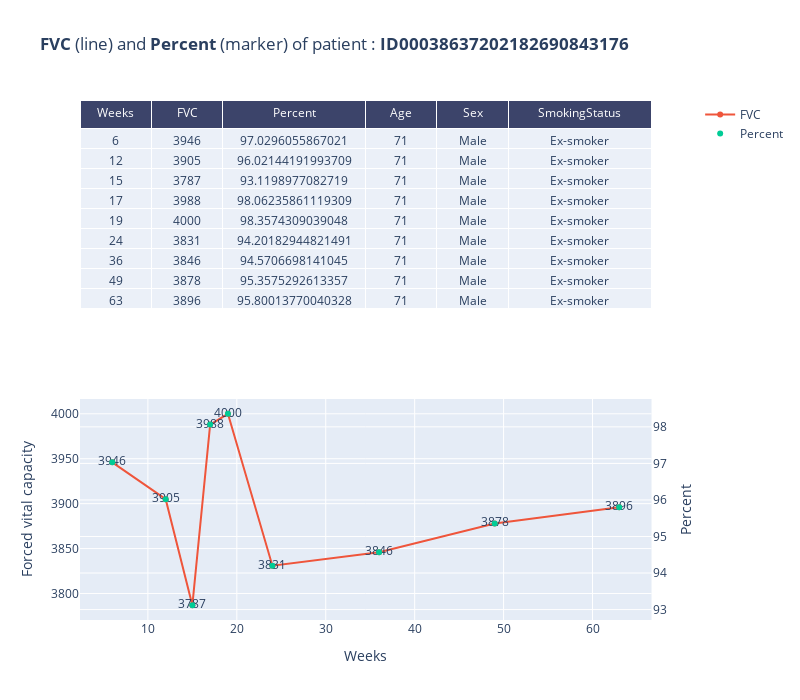
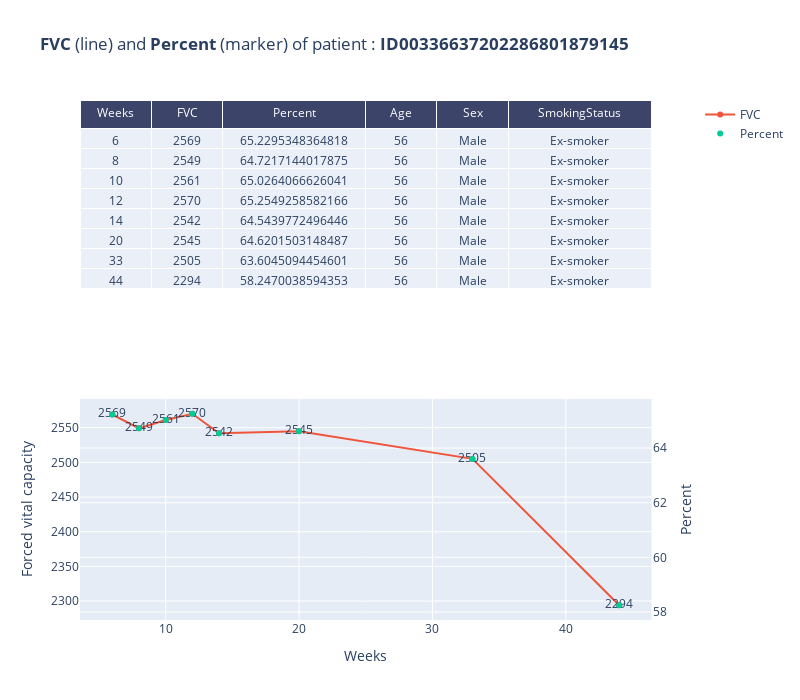
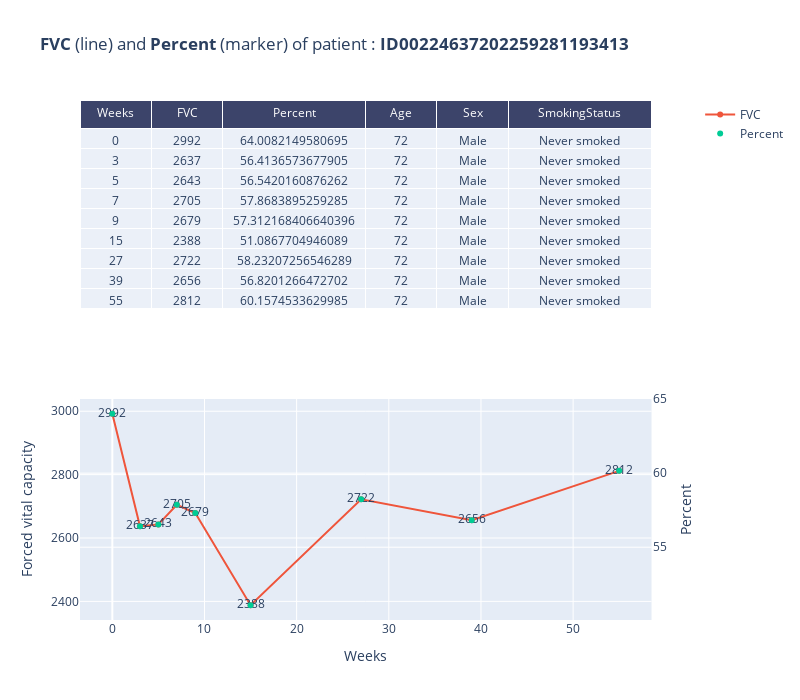
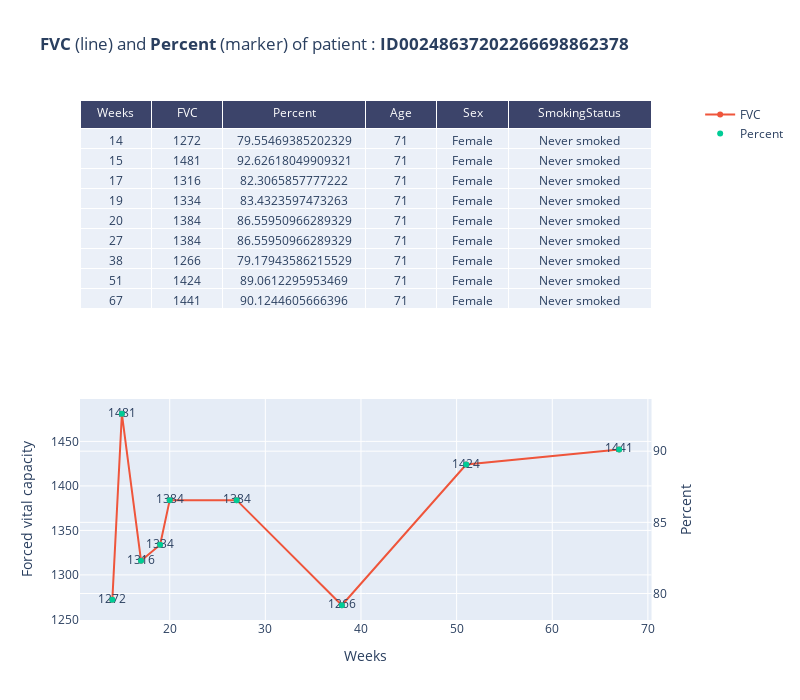

The notebook cell these images were saved under, in order:
### Code cell
for ss in trainset['SmokingStatus'].unique():
    for sample in random.sample(trainset[trainset['SmokingStatus'] == ss]['Patient'].tolist(), 2):
        individual_patient(sample)

### Figure 1 — Plotly figure (JSON) as saved in the notebook; plotly's stock layout.template omitted (floating-point values rounded to 4 significant figures)
{"data": [{"cells": {"align": "center", "values": [[6, 12, 15, 17, 19, 24, 36, 49, 63], [3946, 3905, 3787, 3988, 4000, 3831, 3846, 3878, 3896], [97.03, 96.02, 93.12, 98.06, 98.36, 94.2, 94.57, 95.36, 95.8], [71, 71, 71, 71, 71, 71, 71, 71, 71], ["Male", "Male", "Male", "Male", "Male", "Male", "Male", "Male", "Male"], ["Ex-smoker", "Ex-smoker", "Ex-smoker", "Ex-smoker", "Ex-smoker", "Ex-smoker", "Ex-smoker", "Ex-smoker", "Ex-smoker"]]}, "columnwidth": [50, 50, 100, 50, 50, 100], "domain": {"x": [0, 0.94], "y": [0.575, 1]}, "header": {"align": "center", "fill": {"color": "#3c446a"}, "font": {"color": "white"}, "values": ["Weeks", "FVC", "Percent", "Age", "Sex", "SmokingStatus"]}, "type": "table"}, {"mode": "lines+markers+text", "name": "FVC", "text": [3946, 3905, 3787, 3988, 4000, 3831, 3846, 3878, 3896], "type": "scatter", "x": [6, 12, 15, 17, 19, 24, 36, 49, 63], "xaxis": "x", "y": [3946, 3905, 3787, 3988, 4000, 3831, 3846, 3878, 3896], "yaxis": "y"}, {"mode": "markers", "name": "Percent", "text": [97.03, 96.02, 93.12, 98.06, 98.36, 94.2, 94.57, 95.36, 95.8], "type": "scatter", "x": [6, 12, 15, 17, 19, 24, 36, 49, 63], "xaxis": "x", "y": [97.03, 96.02, 93.12, 98.06, 98.36, 94.2, 94.57, 95.36, 95.8], "yaxis": "y2"}], "layout": {"height": 700, "title": {"text": "<b>FVC</b> (line) and <b>Percent</b> (marker) of patient : <b>ID00038637202182690843176</b>"}, "width": 800, "xaxis": {"anchor": "y", "domain": [0, 0.94], "title": {"text": "Weeks"}}, "yaxis": {"anchor": "x", "domain": [0, 0.425], "title": {"text": "Forced vital capacity"}}, "yaxis2": {"anchor": "x", "overlaying": "y", "side": "right", "title": {"text": "Percent"}}}}

### Figure 2 — Plotly figure (JSON) as saved in the notebook; plotly's stock layout.template omitted (floating-point values rounded to 4 significant figures)
{"data": [{"cells": {"align": "center", "values": [[6, 8, 10, 12, 14, 20, 33, 44], [2569, 2549, 2561, 2570, 2542, 2545, 2505, 2294], [65.23, 64.72, 65.03, 65.25, 64.54, 64.62, 63.6, 58.25], [56, 56, 56, 56, 56, 56, 56, 56], ["Male", "Male", "Male", "Male", "Male", "Male", "Male", "Male"], ["Ex-smoker", "Ex-smoker", "Ex-smoker", "Ex-smoker", "Ex-smoker", "Ex-smoker", "Ex-smoker", "Ex-smoker"]]}, "columnwidth": [50, 50, 100, 50, 50, 100], "domain": {"x": [0, 0.94], "y": [0.575, 1]}, "header": {"align": "center", "fill": {"color": "#3c446a"}, "font": {"color": "white"}, "values": ["Weeks", "FVC", "Percent", "Age", "Sex", "SmokingStatus"]}, "type": "table"}, {"mode": "lines+markers+text", "name": "FVC", "text": [2569, 2549, 2561, 2570, 2542, 2545, 2505, 2294], "type": "scatter", "x": [6, 8, 10, 12, 14, 20, 33, 44], "xaxis": "x", "y": [2569, 2549, 2561, 2570, 2542, 2545, 2505, 2294], "yaxis": "y"}, {"mode": "markers", "name": "Percent", "text": [65.23, 64.72, 65.03, 65.25, 64.54, 64.62, 63.6, 58.25], "type": "scatter", "x": [6, 8, 10, 12, 14, 20, 33, 44], "xaxis": "x", "y": [65.23, 64.72, 65.03, 65.25, 64.54, 64.62, 63.6, 58.25], "yaxis": "y2"}], "layout": {"height": 700, "title": {"text": "<b>FVC</b> (line) and <b>Percent</b> (marker) of patient : <b>ID00336637202286801879145</b>"}, "width": 800, "xaxis": {"anchor": "y", "domain": [0, 0.94], "title": {"text": "Weeks"}}, "yaxis": {"anchor": "x", "domain": [0, 0.425], "title": {"text": "Forced vital capacity"}}, "yaxis2": {"anchor": "x", "overlaying": "y", "side": "right", "title": {"text": "Percent"}}}}

### Figure 3 — Plotly figure (JSON) as saved in the notebook; plotly's stock layout.template omitted (floating-point values rounded to 4 significant figures)
{"data": [{"cells": {"align": "center", "values": [[0, 3, 5, 7, 9, 15, 27, 39, 55], [2992, 2637, 2643, 2705, 2679, 2388, 2722, 2656, 2812], [64.01, 56.41, 56.54, 57.87, 57.31, 51.09, 58.23, 56.82, 60.16], [72, 72, 72, 72, 72, 72, 72, 72, 72], ["Male", "Male", "Male", "Male", "Male", "Male", "Male", "Male", "Male"], ["Never smoked", "Never smoked", "Never smoked", "Never smoked", "Never smoked", "Never smoked", "Never smoked", "Never smoked", "Never smoked"]]}, "columnwidth": [50, 50, 100, 50, 50, 100], "domain": {"x": [0, 0.94], "y": [0.575, 1]}, "header": {"align": "center", "fill": {"color": "#3c446a"}, "font": {"color": "white"}, "values": ["Weeks", "FVC", "Percent", "Age", "Sex", "SmokingStatus"]}, "type": "table"}, {"mode": "lines+markers+text", "name": "FVC", "text": [2992, 2637, 2643, 2705, 2679, 2388, 2722, 2656, 2812], "type": "scatter", "x": [0, 3, 5, 7, 9, 15, 27, 39, 55], "xaxis": "x", "y": [2992, 2637, 2643, 2705, 2679, 2388, 2722, 2656, 2812], "yaxis": "y"}, {"mode": "markers", "name": "Percent", "text": [64.01, 56.41, 56.54, 57.87, 57.31, 51.09, 58.23, 56.82, 60.16], "type": "scatter", "x": [0, 3, 5, 7, 9, 15, 27, 39, 55], "xaxis": "x", "y": [64.01, 56.41, 56.54, 57.87, 57.31, 51.09, 58.23, 56.82, 60.16], "yaxis": "y2"}], "layout": {"height": 700, "title": {"text": "<b>FVC</b> (line) and <b>Percent</b> (marker) of patient : <b>ID00224637202259281193413</b>"}, "width": 800, "xaxis": {"anchor": "y", "domain": [0, 0.94], "title": {"text": "Weeks"}}, "yaxis": {"anchor": "x", "domain": [0, 0.425], "title": {"text": "Forced vital capacity"}}, "yaxis2": {"anchor": "x", "overlaying": "y", "side": "right", "title": {"text": "Percent"}}}}

### Figure 4 — Plotly figure (JSON) as saved in the notebook; plotly's stock layout.template omitted (floating-point values rounded to 4 significant figures)
{"data": [{"cells": {"align": "center", "values": [[14, 15, 17, 19, 20, 27, 38, 51, 67], [1272, 1481, 1316, 1334, 1384, 1384, 1266, 1424, 1441], [79.55, 92.63, 82.31, 83.43, 86.56, 86.56, 79.18, 89.06, 90.12], [71, 71, 71, 71, 71, 71, 71, 71, 71], ["Female", "Female", "Female", "Female", "Female", "Female", "Female", "Female", "Female"], ["Never smoked", "Never smoked", "Never smoked", "Never smoked", "Never smoked", "Never smoked", "Never smoked", "Never smoked", "Never smoked"]]}, "columnwidth": [50, 50, 100, 50, 50, 100], "domain": {"x": [0, 0.94], "y": [0.575, 1]}, "header": {"align": "center", "fill": {"color": "#3c446a"}, "font": {"color": "white"}, "values": ["Weeks", "FVC", "Percent", "Age", "Sex", "SmokingStatus"]}, "type": "table"}, {"mode": "lines+markers+text", "name": "FVC", "text": [1272, 1481, 1316, 1334, 1384, 1384, 1266, 1424, 1441], "type": "scatter", "x": [14, 15, 17, 19, 20, 27, 38, 51, 67], "xaxis": "x", "y": [1272, 1481, 1316, 1334, 1384, 1384, 1266, 1424, 1441], "yaxis": "y"}, {"mode": "markers", "name": "Percent", "text": [79.55, 92.63, 82.31, 83.43, 86.56, 86.56, 79.18, 89.06, 90.12], "type": "scatter", "x": [14, 15, 17, 19, 20, 27, 38, 51, 67], "xaxis": "x", "y": [79.55, 92.63, 82.31, 83.43, 86.56, 86.56, 79.18, 89.06, 90.12], "yaxis": "y2"}], "layout": {"height": 700, "title": {"text": "<b>FVC</b> (line) and <b>Percent</b> (marker) of patient : <b>ID00248637202266698862378</b>"}, "width": 800, "xaxis": {"anchor": "y", "domain": [0, 0.94], "title": {"text": "Weeks"}}, "yaxis": {"anchor": "x", "domain": [0, 0.425], "title": {"text": "Forced vital capacity"}}, "yaxis2": {"anchor": "x", "overlaying": "y", "side": "right", "title": {"text": "Percent"}}}}
